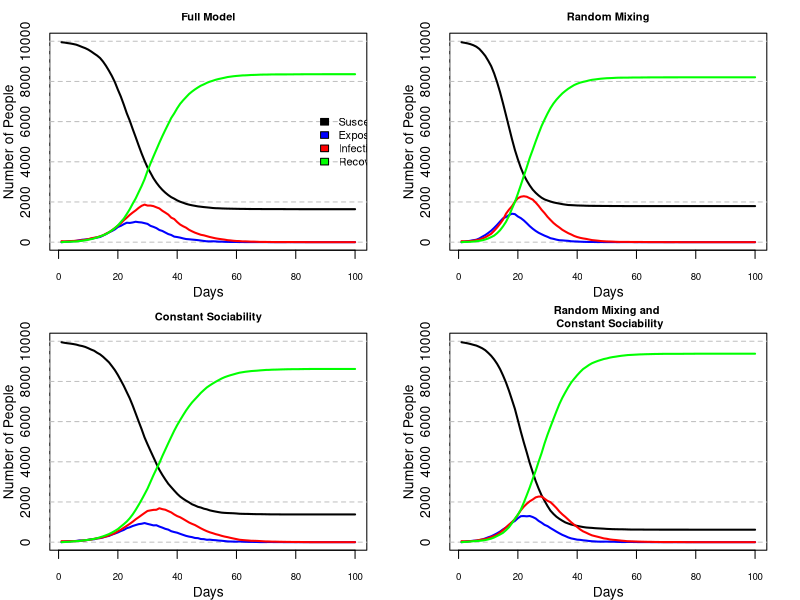

R code for this plot:
### Naoise Daly s2848034, Todd House s2809867, Cordelia Bryant s2798199 ###

# Todd worked primarily on get.link and nseir, improving logic
# Naoise built much of the main code structure
# Cordelia built the core plotting functionality
# We all collectively debugged, reviewed each others sections, and made improvements

# https://github.com/Cordelia-Ann/stats_programming_autumn2025/tree/Naoise-branch/Group_Project_2

############################
# This scripts simulates the spread of an epidemic using a modification of the SEIR model.

# In the SEIR model each individual in a fixed closed population is one of 4 states:
# Susceptible - has not contracted the disease
# Exposed     - has contracted the disease but cannot spread it to others
# Infectious  - has contracted the disease and may spread it to others
# Recovered   - has contracted the disease previously but has now either recovered or passed away
# The dynamics of the epidemic are modelled by how each individual transitions between these states,
# typically on a day by day basis
# An Infectious person will move to Recovered with a set probability delta
# An Exposed person will move to Infectious with a set probability gamma
# In the basic SEIR model a Susceptible person will move to Exposed with a probability
# defined as a set beta times the number of Infectious people
# This script allows for extensions of that last feature

# This scripts allows beta to vary from person to person, capturing a notion of a persons "sociability"
# The prob_of_link function defines the chance of two people randomly meeting each other,
# based on the sociability of each person.
# This is an attempt to better capture chance encounters in the real world.
# The function nseir incorporates into the SEIR framework the fact a person will be part of a household
# and will have a network of regular contact as well as randomly bumping into other people in the population.
# These are different avenues of infections and nseir allows for specifying different chances of infection in each case.
# The script assigns individuals to households (sizes varying uniformly between 1 and 5) 
# and then randomly creates a network of regular contacts for each person using get.net.

# With this in place, we then examine the dynamics seen in the simulations produced in:
# the full, more sophisticated, model with multiple infection avenues and varing beta values
# the full model with multiple infection avenues and with a common beta value for the population
# the basic model where infection spreads only through people randomly mixing but varying beta values
# the basic model where infection spreads only through people randomly mixing and with a common beta



prob_of_link <- function(i, j, b, n_c ){
  ## the probability of person i and person j meeting 
  # b   - the sociability parameters for the whole population
  # i,j - locations of person i and person j in b
  #       (j can be a vector of people)
  # n_c - mean number of contacts per person
  n = length(b)# population size
  top = n_c*b[i]*b[j]
  bottom =  (n-1)*(mean(b)^2)
  top/bottom
}

get.net <- function(beta, nc=15){
  # Randomly creates a regular contact network from the sociabilitiy parameters
  # of the population
  # beta - sociability values for the whole population
  # nc   - average number of contacts per person
  #
  # returns: a list, network, where network[i] are the regular contacts of person i
  
  n <- length(beta) #size of the population
  network <- vector("list",n)
  
  #person i only considers the indices greater than i
  #this avoids both i and j considering i<->j  which would double the chance of 
  # a link being created
  for (i in 1:(n-1)){
    #omit people that already considered creating a link with i
    potential_contacts = (i+1):n
    #omit members of the same household, taking h from the outside environment
    same_household = which(h == h[i])
    potential_contacts = potential_contacts[!(potential_contacts %in% same_household) ]
    #get the chance of contact between i and the potential contacts
    # using their sociabilities
    chance_of_contact = prob_of_link(i, potential_contacts, beta, nc)
    # with that chance, i and j become regular contacts
    u <- runif(length(potential_contacts))
    contacts = potential_contacts[ u < chance_of_contact ]
    network[[i]] <- c( network[[i]], contacts  )
    # add person i into all of their contacts' contacts
    network[contacts] <- lapply(network[contacts], function(x) c(x, i) )
  }
  return( network )
}

nseir <- function(beta,h,alink,alpha=c(.1,.01,.01),delta=.2
                  ,gamma=.4,nc=15, nt = 100,pinf = .005){
  # Simulate the spread of an epidemic in a population under the SEIR model
  # beta  - a vector of sociability parameters for the whole population
  # h     - a vector of households where h[i] is the household of person i
  # alink - a list containing the regular contacts for each individual
  # alpha - the chance of an infectious person infecting a susceptible
  #          household member, regular contact, and person they randomly bump into,
  #          respectively
  # delta - the chance a person moves from Infectious to Recovered
  # gamma - the chance a person moves from Exposed to Infectious 
  # nc    - average number of regular contacts per person, used in random mixing
  # nt    - number of days to run the simulation for
  # pinf  - the proportion of the population that is Infectious initially
  #
  # Returns: a list with vectors S,E,I,R containing the containing the counts
  #         of people in each state each day, and a vector t storing the days
  
  n = length(beta) # population size
  S <- E <- I <- R <- rep(0, nt)
  # the state of each individual is recorded as 0/1/2/3 
  # encoding Susceptible/Exposed/Infectious/Recovered
  pop <- rep(0,n)
  # a random pinf proportion of the population start as infected,
  # the remainder are susceptible
  # if no-one starts out infected, this is a worthless simulation
  #so we hardcode at least one infection
  pop[sample(n, size = max(1, floor(n*pinf))) ] <- 2
  #record the first day
  S[1] <- sum(pop==0); I[1] <- sum(pop==2)
  # extract elements of alpha as explained above
  a_h <- alpha[1]; a_c <- alpha[2]; a_r <- alpha[3] 
  for (day in 2:nt){
    u <- runif(n)
    pop[ pop==2&u<delta ] <- 3 # Infectious -> Recovered
    pop[ pop==1&u<gamma ] <- 2 # Exposed -> Infectious
    
    currently_S <- which(pop==0); n_S <- length(currently_S)
    # each infectious person may infect the currently Susceptible
    for (infected in which(pop == 2)){
      u<- runif(n_S)
      #infects a susceptible person through random mixing
      # this chance of infection is the chance of meeting randomly times a_r
      pop[currently_S][ u<a_r*prob_of_link(infected, currently_S, beta, nc) ] <- 1
      #infects a susceptible member of their household
      pop[currently_S][ h[currently_S]==h[infected] & u<a_h ] <- 1
      #infects a susceptible regular contact
      pop[currently_S][ currently_S %in% alink[[infected]] & u<a_c ] <- 1
    }
    #record today's counts
    S[day] <- sum(pop==0); E[day] <- sum(pop==1)
    I[day] <- sum(pop==2); R[day] <- sum(pop==3)
  }
  return(list(S=S,E=E,I=I,R=R, t=1:nt))
}

plot_pop_change <- function(sim, pop_size, title="", show_legend = T){
  # Plots the number of people in each state S,E,I,R
  # over the course of the simulation
  # sim         - simulated output of nseir. a list with S,E,I,R,t each of length nt 
  #               storing the counts of people in each state for each day in t
  # pop_size    - the total population size
  # title       - a title for the plot
  # show_legend - include a legend or not
  # ...         - all other arguments are passed to plot

  #initialise an empty plot
  plot(NA,NA, type = "n", #show nothing yet
       xlim = range(sim$t), #days on X axis
       ylim = c(0,n), #number of people on the Y axis
       main = title,
       cex.main = .8, #reduce title size to 80%
       cex.axis = .7, #reduce axis label size to 70%
       xlab = "Days", 
       ylab = "Number of People",
       yaxt = "n" #dont add Y-ticks here-done below
  )
  #add dotted horizontal gridlines
  axis(2, tck = 1, lty = 2, col ="gray", gap.axis=1/4)
  # a colour for each state
  cols <-  c("black", "blue", "red", "green")
  states <- c("Susceptible", "Exposed", "Infectious", "Recovered")
  #draw a line of each state over time
  lines(sim$t, sim$S, lwd = 2, col = cols[1])
  lines(sim$t, sim$E, lwd = 2, col = cols[2])
  lines(sim$t, sim$I, lwd = 2, col = cols[3])
  lines(sim$t, sim$R, lwd = 2, col = cols[4])
  #add a legend
  legend(
    x = max(sim$t), y = n/2, # centre right
    xjust = .5, yjust = .5, # legend sits at the edge of the rhs
    legend = states, fill = cols,
    bty="n", #no box around the legend
    plot = show_legend, #show the legend on the plot or not
    cex = .8 #make the text smaller
  )
}


n =10000; h_max = 5 # maximum household size
#assign n people to households of sizes between 1-h_max
h = rep(1:n, times = sample(1:h_max, n, replace =TRUE))[1:n]
#randomly sample population sociability parameters
beta <- runif(n)
#create a regualar contacts network for this population
network <- get.net(beta)

#run 4 situations
#the full model has household, regular contacts and random mixing and there are
#different sociablility parameters for each person
realistic_mixing_variable_beta <- nseir(beta, h, network)
# the model with only random mixing but with a higher infection rate for random 
# mixing, again there are different sociablility parameters for each person
random_mixing_variable_beta <- nseir(beta, h, network, alpha=c(0,0,.04))
#now we assume the sociability parameters are a constant average value
beta_c <- rep(mean(beta), n)
# the model has household, regular contacts and random mixing but constant
# sociability
realistic_mixing_common_beta <- nseir(beta_c, h, network)
# the most simple model where there is only random mixing and constant sociability
random_mixing_common_beta <- nseir(beta_c, h, network, alpha=c(0,0,.04))

# save graphical state to reset it later
old_par <- par(no.readonly = TRUE) 
par(mfrow=c(2,2), #2x2 grid
  mar=c(3,3,2,2) # decrease the margins
  ,mgp=c(2,1,0) # bring axis labels closer to axes
)
#plot the 4 models for comparison
plot_pop_change(realistic_mixing_variable_beta, n,
                "Full Model")
#dont show the legends on the remaining plots
plot_pop_change(random_mixing_variable_beta, n, 
                "Random Mixing", F)
plot_pop_change(realistic_mixing_common_beta, n, 
                "Constant Sociability", F)
plot_pop_change(random_mixing_common_beta, n, 
                "Random Mixing and \n Constant Sociability", F)

par(old_par) # reset graphical state  


#The apparent effect of the household and network structure seems to be to smooth out
#the speed and intensity in which the disease propagates through the population.
#However, this could reasonably be attributed to the higher value for random mixing
#The relative size of people's households (at hmax=5) and networks (at nc=15)
#is a much smaller subset of the population that possible in random mixing.
#As a result, these social groups, despite higher infectiousness don't play as much
#of a role as the random mixing. Therefore when random mixing is made more infectious
#the disease is more aggressive, spikes higher and earlier than those that have
#these social networks considered and infectiousness broken up more across the three.
#The constant beta to have more of a noticeable effect when combined with the random
#mixing as it leads to many more people getting infected and pushes the peak infection
#date slightly to the right.


# If we run multiple simulation with the same parameters repeatedly we can 
# create confidence intervals on the counts per state each day.
# Simply get n simulations and go through each day and state, calculating upper 
# and lower quantiles for that state on that day from the n samples observed.
# the below function allows for that, and the function below it caters for 
# plotting such confidence intervals
# get_confidence_band_nseir <- function(n_reps, n_days, ...){
#   big_l <- list()
#   big_l$R <-  matrix(NA, nrow=n_reps, ncol=n_days)
#   big_l$S <- big_l$E <- big_l$I <- big_l$R
#   
#   for( i in 1:n_reps){
#     simu <- nseir(...)
#     big_l$S[i,] <- simu$S
#     big_l$E[i,] <- simu$E
#     big_l$I[i,] <- simu$I
#     big_l$R[i,] <- simu$R
#   }
#   
#   
#   simu_lower <- lapply(
#     big_l, 
#     function(state) {
#       apply(state, 2,
#             function(day_reps) quantile(day_reps,probs=c(.05))
#       )
#     }
#   )
#   simu_lower$t <- 1:n_days
#   
#   simu_upper <- lapply(
#     big_l, 
#     function(state) {
#       apply(state, 2,
#             function(day_reps) quantile(day_reps,probs=c(.95))
#       )
#     }
#   )
#   simu_upper$t<- 1:n_days
#   return( list(upper=simu_upper, lower = simu_lower) )
# }
# 
# plot_pop_change_bands <- function(simu_upper, simu_lower, pop_size){
#   
#   days = simu_upper$t
#   plot(NA,NA,
#        xlim=range(days),
#        ylim = c(0,pop_size),
#        type = "n", xlab = "Day", ylab = "N",
#        main = "Typical epidemic development"
#        #must put in a title
#   )
#   colours <-  c("black", "red", "blue", "purple")
#   #need to lower intensity/hue/strength of colours to see overlaps
#   states <- c("S", "E", "I", "R")
#   #doing them in different order as i want E and R on top
#   for (state in states[c(4,1,3,2)] ){
#     polygon(
#       x = c(days, rev(days)),
#       y = c(simu_lower[[state]], rev(simu_upper[[state]]) ),
#       col = colours[state==states]
#     )
#   }
#   legend(x=max(days), y = n/2,
#          legend = c("Susceptible", "Exposed", "Infectious", "Recovered"),
#          xjust = 1, yjust = .5,
#          fill = colours,
#          bty = "n"
#   )
# }
